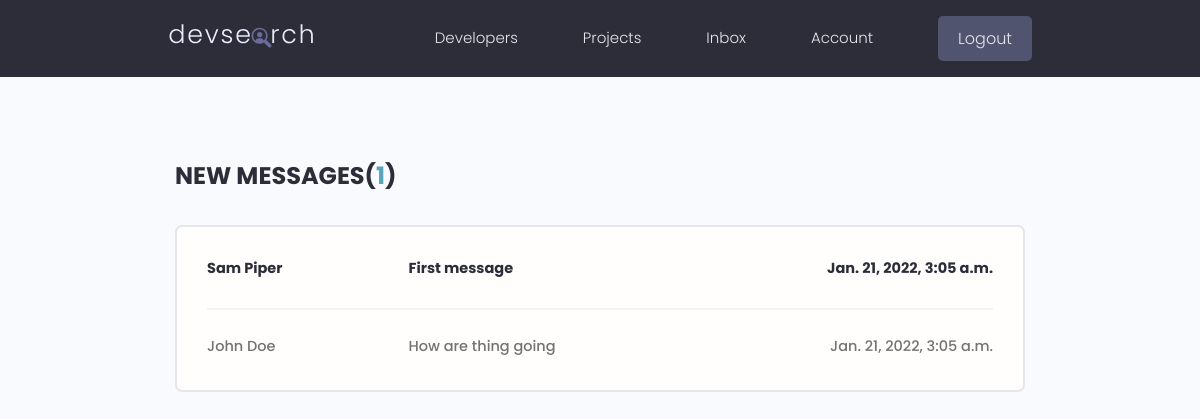
Before: /inbox (signed in) with the older database file.
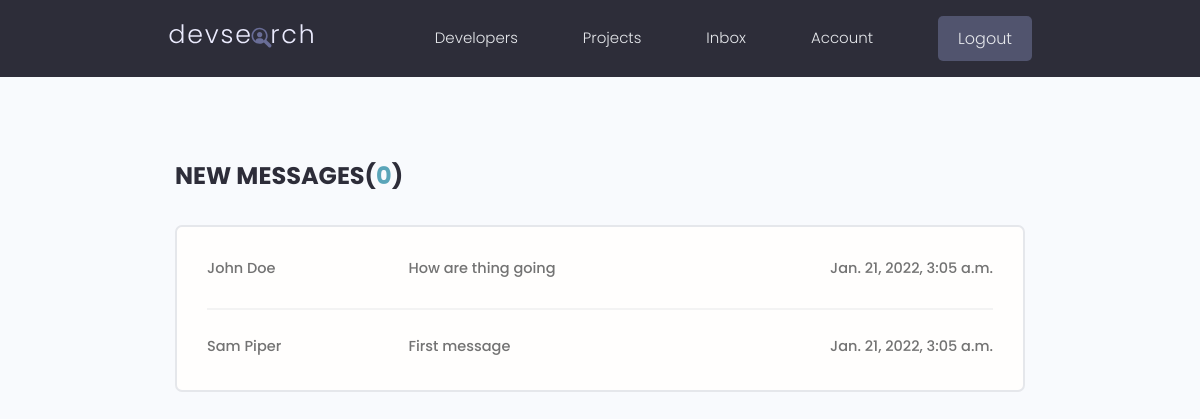
After: the same page with the newer database file.
### users/models.py (models this page shows, shortened)
class Message(models.Model):
    sender = models.ForeignKey(Profile, on_delete=models.SET_NULL, null=True, blank=True)
    recipient = models.ForeignKey(Profile, on_delete=models.SET_NULL, null=True, blank=True, related_name="messages")
    name = models.CharField(max_length=200, null=True, blank=True)
    email = models.EmailField(max_length=200, null=True, blank=True)
    subject = models.CharField(max_length=200, null=True, blank=True)
    body = models.TextField()
    is_read = models.BooleanField(default=False, null=True)
    created = models.DateTimeField(auto_now_add=True)
    id = models.UUIDField(default=uuid.uuid4, unique=True, primary_key=True, editable=False)
    class Meta:
        ordering = ['is_read', '-created']

### users/views.py (the view)
# urls.py: path('inbox', views.inbox, name="inbox"),
@login_required(login_url='login')
def inbox(request):
    profile = request.user.profile
    messageRequests = profile.messages.all()
    unreadCount = messageRequests.filter(is_read=False).count()
    context = {'messageRequests':messageRequests, 'unreadCount': unreadCount }
    return render(request, 'users/inbox.html', context)

### users/templates/users/inbox.html
{% extends 'main.html' %}
{% block content  %}
  <main class="inbox my-xl">
    <div class="content-box">
      <h3 class="inbox__title">New Messages(<span>{{unreadCount}}</span>)</h3>
      <ul class="messages">
        {% for message in messageRequests %}
        {% if message.is_read == False %}
        <li class="message message--unread">
        {% else %}
        <li class="message">
        {% endif %}
          <a href="{% url 'message' message.id %}">
            <span class="message__author">{{message.name}}</span>
            <span class="message__subject">{{message.subject}}</span>
            <span class="message__date">{{message.created}}</span>
          </a>
        </li>
        {% endfor %}
      </ul>
    </div>
  </main>
{% endblock content  %}

Changed rows visible on the page:
shown differently, row unchanged: Message "John Doe": moves up the list
changed Message "Sam Piper": is_read False → True (drawn)
Other visible differences:
{{ unreadCount }}: "1" → "0"
